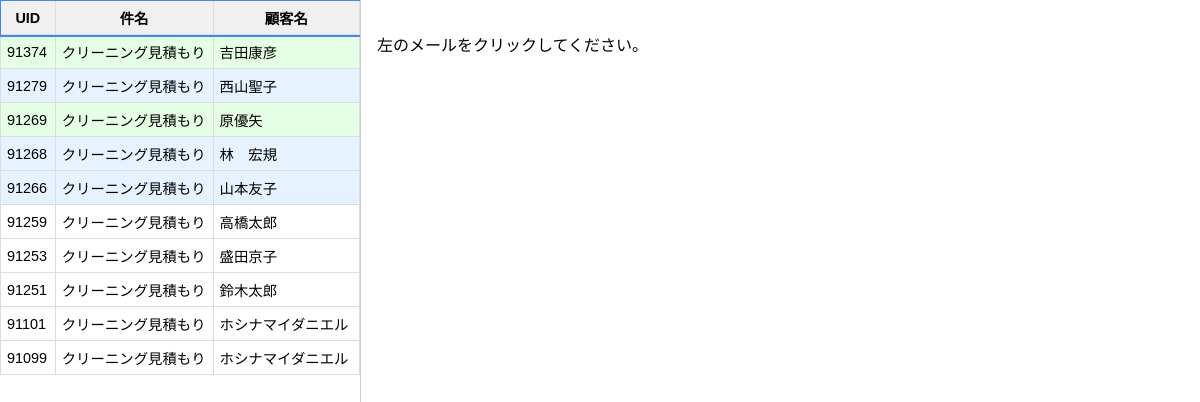
The page /emails on the database its author committed.
### email_sync_app.py (models this page shows)
class EmailModel(Base):
    __tablename__ = 'emails'
    uidvalidity  = Column(BigInteger, primary_key=True)
    uid          = Column(BigInteger, primary_key=True)
    message_id   = Column(String(255), unique=True, nullable=False)
    subject      = Column(Text)
    from_addr    = Column(Text)
    to_addr      = Column(Text)
    date         = Column(DateTime)
    body         = Column(Text)
    raw_content  = Column(Text)
    status       = Column(String(20), default='新規')
    gpt_response = Column(Text)
    fetched_at   = Column(DateTime, default=datetime.now(timezone.utc))
    __table_args__ = (
        UniqueConstraint('message_id', name='_message_id_uc'),
    )

### app.py (the view)
@app.route('/emails')
def list_emails():
    s=Session()
    rows=s.query(EmailModel).order_by(EmailModel.date.desc()).all()
    for r in rows:
        r.subject=dec(r.subject)
        r.customer_name=extract_customer_name(r.body) or sender_name(dec(r.from_addr))
    s.close()
    return render_template('emails.html', emails=rows)

### app.py (called while the page is built)
def dec(h:str)->str:
    return ''.join(p.decode(enc or 'utf-8','ignore') if isinstance(p,bytes) else p
                   for p,enc in decode_header(h or ''))

def extract_customer_name(b:str)->str:
    m=re.search(r'(?:お名前|氏名)[:：]\s*([^\r\n<]+)', b or '', flags=re.I)
    return m.group(1).strip() if m else ''

### templates/emails.html (shortened to what this page needs)
<!DOCTYPE html>
<html lang="ja">
<head>
</head>
<body>
<div id="sidebar">
  <table>
    <thead>
      <tr><th>UID</th><th>件名</th><th>顧客名</th></tr>
    </thead>
    <tbody id="list">
      {% for m in emails %}
      <tr data-uv="{{m.uidvalidity}}" data-uid="{{m.uid}}"
          class="st-{{  'new'  if m.status == '未対応'
                    else 'sent' if m.status == '見積メール送信済'
                    else 'req'  if m.status == '依頼あり'
                    else 'in'   if m.status == '荷物受け取り'
                    else 'out'  }}">
        <td>{{m.uid}}</td>
        <td class="ellipsis" title="{{m.subject}}">{{m.subject}}</td>
        <td class="ellipsis" title="{{m.customer_name}}">{{m.customer_name}}</td>
      </tr>
      {% endfor %}
    </tbody>
  </table>
</div>
<div id="detail"><p>左のメールをクリックしてください。</p></div>
</body>
</html>

### templates/emails.html (style rules this page uses)
body { display:flex;height:100vh;margin:0;font-family:Arial,Helvetica,sans-serif }
#sidebar { width:360px;min-width:300px;border-right:1px solid #ccc;overflow:auto }
#detail { flex:1;overflow:auto;padding:16px }
table { border-collapse:collapse;width:100% }
th,td { border:1px solid #ddd;padding:6px;font-size:.9rem }
th { background:#f0f0f0;position:sticky;top:0 }
.st-sent { background:#e5ffe5; }
.st-req { background:#e6f2ff; }
.st-out { background:#ffffff; }
.ellipsis { white-space:nowrap;overflow:hidden;text-overflow:ellipsis;max-width:140px }

### rows shown on the page
EmailModel: uid "91374", subject "クリーニング見積もり", customer_name "吉田康彦"
EmailModel: uid "91279", subject "クリーニング見積もり", customer_name "西山聖子"
EmailModel: uid "91269", subject "クリーニング見積もり", customer_name "原優矢"
EmailModel: uid "91268", subject "クリーニング見積もり", customer_name "林 宏規"
EmailModel: uid "91266", subject "クリーニング見積もり", customer_name "山本友子"
EmailModel: uid "91259", subject "クリーニング見積もり", customer_name "高橋太郎"
EmailModel: uid "91253", subject "クリーニング見積もり", customer_name "盛田京子"
EmailModel: uid "91251", subject "クリーニング見積もり", customer_name "鈴木太郎"
EmailModel: uid "91101", subject "クリーニング見積もり", customer_name "ホシナマイダニエル"
EmailModel: uid "91099", subject "クリーニング見積もり", customer_name "ホシナマイダニエル"
